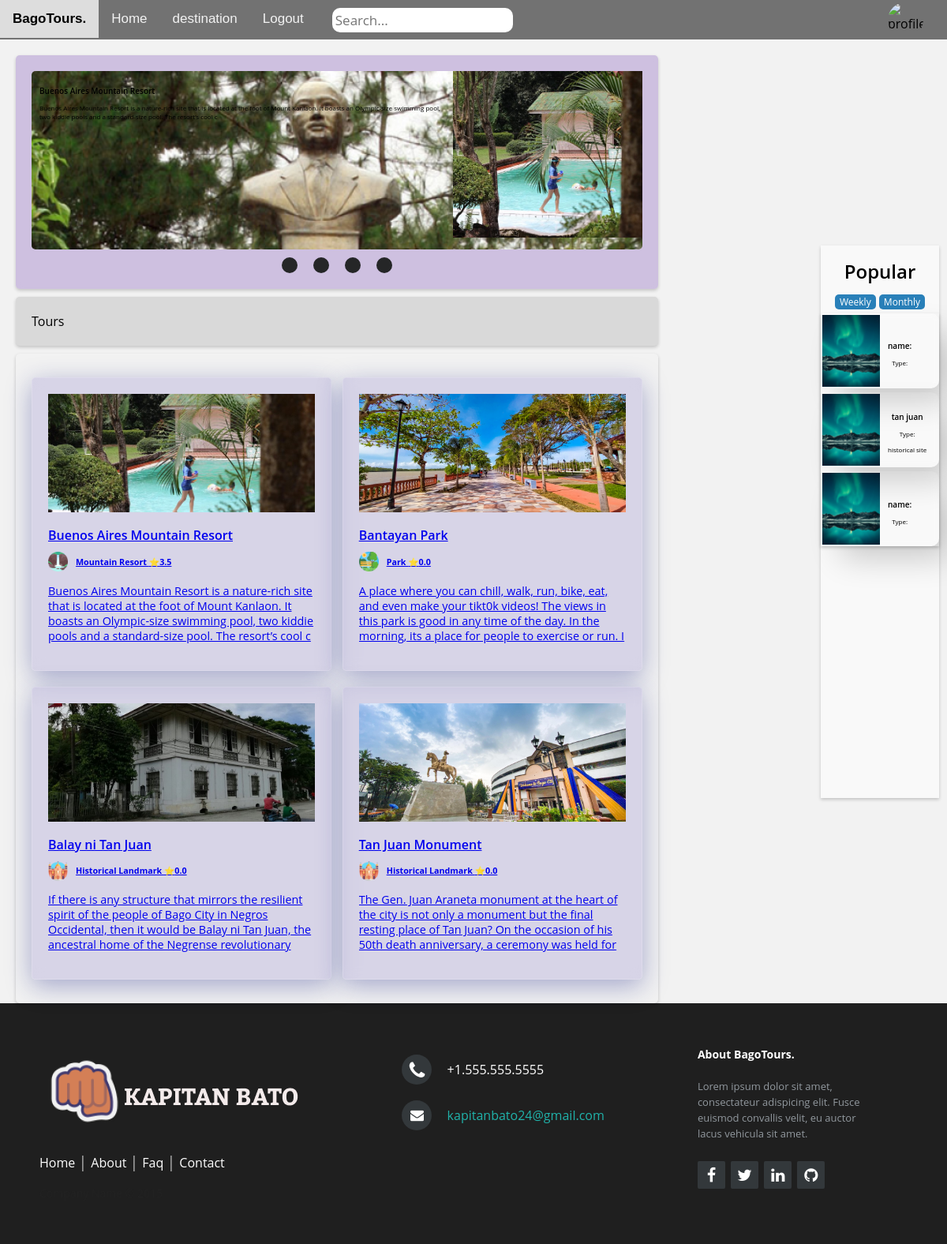
Page /user/home.php on the committed database.
### tables this page shows
CREATE TABLE `tours` (
  `id` int(50) NOT NULL,
  `user_id` int(50) NOT NULL,
  `img` varchar(50) NOT NULL,
  `title` varchar(200) NOT NULL,
  `address` varchar(200) NOT NULL,
  `latitude` varchar(50) NOT NULL,
  `longitude` varchar(50) NOT NULL,
  `type` varchar(50) NOT NULL,
  `description` varchar(1000) NOT NULL,
  `status` varchar(50) NOT NULL,
  `date_created` datetime NOT NULL DEFAULT current_timestamp()
);

### func/user_func.php (called while the page is built, shortened)
<?php
function getAllTours($conn) {
    $sql = "SELECT * FROM tours WHERE status = 1";
    $result = mysqli_query($conn, $sql);
    $tours = [];
    if (mysqli_num_rows($result) > 0) {
        while ($row = mysqli_fetch_assoc($result)) {
            $tours[] = $row;
        }
    }
    return $tours;
}
function getAverageRating($conn, $tour_id) {
    $stmt = $conn->prepare("
        SELECT COALESCE(AVG(r.rating), 0) AS average_rating
        FROM review_rating r
        WHERE r.tour_id = ?");
    $stmt->bind_param("i", $tour_id);
    $stmt->execute();
    $result = $stmt->get_result();
    if ($result->num_rows > 0) {
        return $result->fetch_assoc()['average_rating'];
    } else {
        return 0;
    }
}

### user/home.php (the view, shortened to what this page needs)
<?php
include("../func/user_func.php");
$tours = getAllTours($conn);
?>
<!DOCTYPE html>
<html>
<head>
  <link rel="stylesheet" href="https://cdnjs.cloudflare.com/ajax/libs/font-awesome/4.7.0/css/font-awesome.min.css">
  <link rel="stylesheet" href="assets/css/style.css">
</head>
<body>
  <?php include('inc/topnav.php'); ?>
  <main>
    <div class="content">
      <header class="recomendation">
        <?php
        $tab = 1;
        foreach ($tours as $tour) { ?>
          <div id="tab<?php echo $tab; ?>" class="tab <?php echo $tab === 1 ? 'active' : ''; ?>">
            <div class="tabcontainer">
              <div class="details">
                <h2><?php echo $tour['title'] ?></h2>
                <p><?php echo $tour['description'] ?></p>
              </div>
              <div>
                <img src="../upload/Tour Images/<?php echo $tour['img'] ?>" alt="">
              </div>
            </div>
          </div>
        <?php
          $tab++;
        }
        ?>
        <div class="circle-container">
          <?php for ($i = 1; $i < $tab; $i++) { ?>
            <button class="circle-button" onclick="showTab(<?php echo $i; ?>)"></button>
          <?php } ?>
        </div>
      </header>
      <div class="head">Tours</div>
      <div class="cardmain">
        <?php
        foreach ($tours as $tour) {
          $average_rating = getAverageRating($conn, $tour['id']); ?>
          <a class="card" href="tour?tours=<?php echo $tour['id'] ?>">
            <img class="resorts" src="../upload/Tour Images/<?php echo $tour['img'] ?>" alt="">
            <h2><?php echo $tour['title'] ?></h2>
            <div class="logo" style="display: flex; align-items: center;">
              <img src="../assets/icons/<?php echo htmlspecialchars(strtok($tour['type'], " "), ENT_QUOTES, 'UTF-8'); ?>.png" alt="icon" style="width: 25px; height: 25px; margin-right: 10px;">
              <h6 style="margin: 0;">
                <?php echo htmlspecialchars($tour['type'], ENT_QUOTES, 'UTF-8'); ?>
                <h7 class="rating">⭐<?php echo number_format($average_rating, 1) ?></h7>
              </h6>
            </div>
            <p><?php echo $tour['description'] ?></p>
          </a>
        <?php }
        ?>
      </div>
    </div>
    <div class="topdestination">
      <h1>Popular</h1>
      <div class="btn">
        <button>Weekly</button>
        <button>Monthly</button>
      </div>
      <div class="popular">
        <div class="destination">
          <div class="Popcontent">
            <img src="../assets/gallery-1.jpg" alt="">
            <div class="details">
              <h2>name:</h2>
              <p>Type:</p>
            </div>
          </div>
          </div>
          <div class="destination">
          <div class="Popcontent">
            <img src="../assets/gallery-1.jpg" alt="">
            <div class="details">
              <h2>tan juan</h2>
              <p>Type:</p>
              <p>historical site</p>
            </div>
          </div>
          </div>
          <div class="destination">
          <div class="Popcontent">
            <img src="../assets/gallery-1.jpg" alt="">
            <div class="details">
              <h2>name:</h2>
              <p>Type:</p>
            </div>
          </div>
          </div>
        </div>
  </main>
<footer class="footer-distributed">
<div class="footer-left">
  <img src="../assets/kapbat.png" alt="">
  <p class="footer-links">
    <a href="#" class="link-1">Home</a>
    <a href="#">About</a>
    <a href="#">Faq</a>
    <a href="#">Contact</a>
  </p>
  <p class="footer-company-name">Company Name © 2015</p>
</div>
<div class="footer-center">
  <div>
    <i class="fa fa-phone"></i>
    <p>+1.555.555.5555</p>
  </div>
  <div>
    <i class="fa fa-envelope"></i>
    <p><a href="mailto:support@company.com">kapitanbato24@gmail.com</a></p>
  </div>
</div>
<div class="footer-right">
  <p class="footer-company-about">
    <span>About BagoTours.</span>
    Lorem ipsum dolor sit amet, consectateur adispicing elit. Fusce euismod convallis velit, eu auctor lacus vehicula sit amet.
  </p>
  <div class="footer-icons">
    <a href="#"><i class="fa fa-facebook"></i></a>
    <a href="#"><i class="fa fa-twitter"></i></a>
    <a href="#"><i class="fa fa-linkedin"></i></a>
    <a href="#"><i class="fa fa-github"></i></a>
  </div>
</div>
</footer>
</body>
</html>

### rows in the picture
tours: title "Buenos Aires Mountain Resort", description "Buenos Aires Mountain Resort is a nature-rich site that is located at the foot of Mount Kanlaon. It boasts an Olympic-size swimming pool, two kiddie pools and a standard-size pool. The resort’s cool c", img (picture), shows a picture, type "Mountain Resort", average_rating "3.5"
tours: img (picture), title "Bantayan Park", type (picture), type "Park", average_rating "0.0", description "A place where you can chill, walk, run, bike, eat, and even make your tikt0k videos! The views in this park is good in any time of the day. In the morning, its a place for people to exercise or run. I"
tours: img (picture), title "Balay ni Tan Juan", type "Historical Landmark", average_rating "0.0", description "If there is any structure that mirrors the resilient spirit of the people of Bago City in Negros Occidental, then it would be Balay ni Tan Juan, the ancestral home of the Negrense revolutionary…"
tours: img (picture), title "Tan Juan Monument", type "Historical Landmark", average_rating "0.0", description "The Gen. Juan Araneta monument at the heart of the city is not only a monument but the final resting place of Tan Juan? On the occasion of his 50th death anniversary, a ceremony was held for…"
